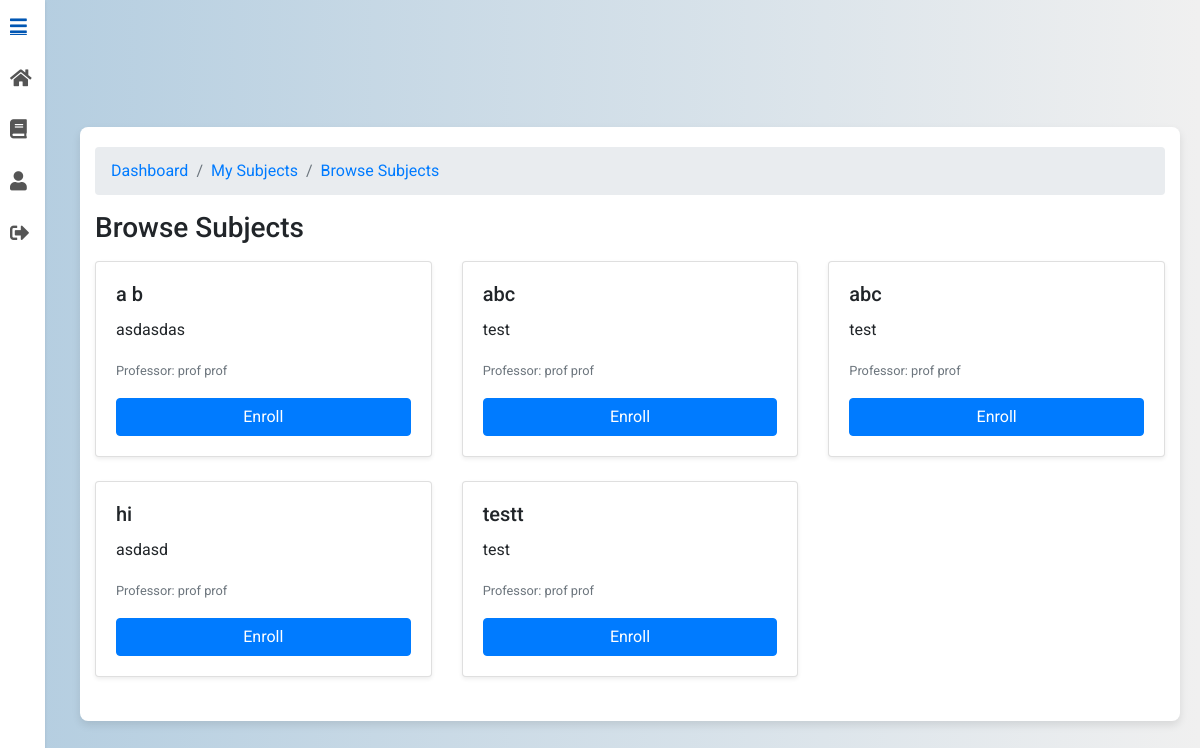
Page /subjects/browse/ (signed in) on the earlier database version.
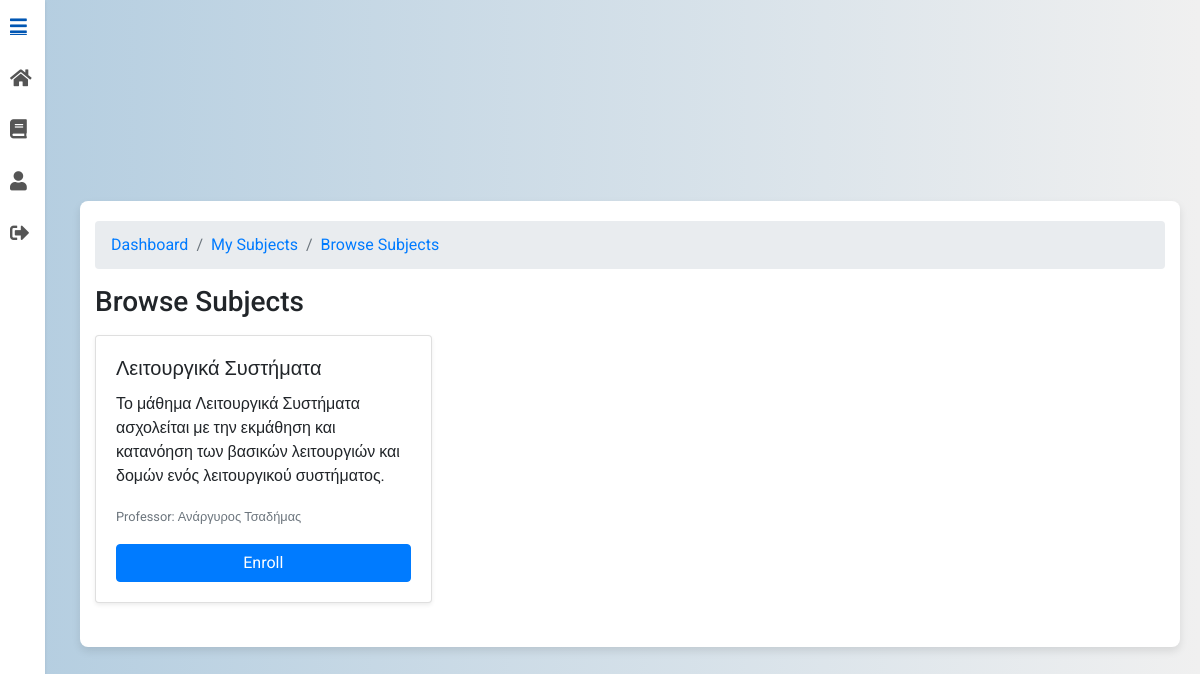
Same page on the later database version.
### subjects/models.py (models this page shows, shortened)
class Subject(models.Model):
    name = models.CharField(max_length=100)
    professor = models.ForeignKey(
        CustomUser,
        limit_choices_to={"role": "professor"},
        on_delete=models.CASCADE,
        editable=False,
    )
    description = models.TextField(blank=True)
    class Meta:
        ordering = ["name"]

### users/models.py (models this page shows, shortened)
class CustomUser(AbstractUser):
    ROLE_CHOICES = [
        ('student', 'Student'),
        ('professor', 'Professor')
    ]
    role = models.CharField(max_length=10, choices=ROLE_CHOICES)
    institution = models.ForeignKey('Institution', on_delete=models.SET_NULL, null=True, blank=True)

### subjects/views.py (the view)
# urls.py: path("browse/", browse_subjects, name="browse_subjects"),
@login_required
def browse_subjects(request):
    user = request.user
    institution = getattr(user, "institution", None)
    qs = Subject.objects.select_related("professor").order_by("name")
    if institution:
        qs = qs.filter(professor__institution=institution)
    qs = qs.exclude(enrollments__user=user)
    if getattr(user, "role", None) == "professor":
        qs = qs.exclude(professor=user)
    breadcrumbs = [
        ("Dashboard", reverse_lazy("users:dashboard")),
        ("My Subjects", reverse_lazy("subjects:my_subjects")),
        ("Browse Subjects", ""),
    ]
    return render(request, "browse_subjects.html", {
        "subjects": qs,
        "breadcrumbs": breadcrumbs,
    })

### subjects/templates/browse_subjects.html (shortened to what this page needs)
{% extends 'base.html' %}
{% load static %}
{% load view_breadcrumbs %}
{% block content %}
<div class="container mt-5">
  <nav aria-label="breadcrumb">
    <ol class="breadcrumb">
      {% for name, url in breadcrumbs %}
        <li class="breadcrumb-item"><a href="{{ url }}">{{ name }}</a></li>
      {% endfor %}
    </ol>
  </nav>
  <h3 class="mb-3">Browse Subjects</h3>
  <div class="row">
    {% for subject in subjects %}
      <div class="col-md-4">
        <div class="card mb-4 shadow-sm">
          <div class="card-body">
            <h5 class="card-title">{{ subject.name }}</h5>
            <p class="card-text">{{ subject.description|default:"No description."|truncatewords:25 }}</p>
            <p class="card-text">
              <small class="text-muted">
                Professor:
                {% if subject.professor.first_name and subject.professor.last_name %}
                  {{ subject.professor.first_name }} {{ subject.professor.last_name }}
                {% else %}
                  {{ subject.professor.email }}
                {% endif %}
              </small>
            </p>
            <form method="post" action="{% url 'subjects:enroll_subject' subject.pk %}">
              <button class="btn btn-primary btn-block">Enroll</button>
            </form>
          </div>
        </div>
      </div>
    {% empty %}
      <div class="col-12"><p class="text-muted">No subjects to show.</p></div>
    {% endfor %}
  </div>
</div>
{% endblock %}

### subjects/templates/base.html (shortened to what this page needs)
<!DOCTYPE html>
<html lang="en">
<head>
    {% load static %}
    <link rel="stylesheet" href="{% static 'css/styles.css' %}">
    <link rel="stylesheet" href="https://cdnjs.cloudflare.com/ajax/libs/font-awesome/5.15.3/css/all.min.css">
    <link rel="stylesheet" href="https://stackpath.bootstrapcdn.com/bootstrap/4.5.2/css/bootstrap.min.css">
</head>
<body>
    <div class="side-menu" id="side-menu">
        <a href="javascript:void(0);" class="menu-item" onclick="toggleMenu()">
            <i class="fas fa-bars"></i>
        </a>
        <a href="{% url 'users:dashboard' %}" class="menu-item">
            <i class="fas fa-home"></i>
        </a>
        <a href="{% url 'subjects:my_subjects' %}" class="menu-item">
            <i class="fas fa-book"></i>
        </a>
        <a href="{% url 'users:profile' %}" class="menu-item">
            <i class="fas fa-user"></i>
        </a>
        <a href="{% url 'users:logout' %}" class="menu-item">
            <i class="fas fa-sign-out-alt"></i>
        </a>
    </div>
    <div class="main-content">
        {% block content %}
        {% endblock %}
    </div>
</body>
</html>

### static/css/styles.css (style rules this page uses)
body { font-family: 'Roboto', sans-serif; background: linear-gradient(to right, #b3cde0, #f0f0f0); margin: 0; padding: 0; display: flex; justify-content: center; align-items: center; min-height: 100vh; }
.container { background-color: #ffffff; padding: 20px; border-radius: 8px; box-shadow: 0 4px 8px rgba(0, 0, 0, 0.1); max-width: 900px; width: 100%; animation: fadeIn 1s ease-in-out; }
.card { transition: transform 0.3s, box-shadow 0.3s; }
form { display: flex; flex-direction: column; }
button { padding: 10px; background-color: #66afe9; color: #ffffff; border: none; border-radius: 4px; cursor: pointer; transition: background-color 0.3s; }

### subjects/templates/base.html (style rules this page uses)
body { background: linear-gradient(to right, #b3cde0, #f0f0f0); margin: 0; padding: 0; font-family: 'Roboto', sans-serif; display: flex; }
.side-menu { position: fixed; top: 0; left: 0; height: 100vh; width: 45px; background-color: #ffffff; box-shadow: 0 1px 3px rgba(0, 0, 0, 0.1); overflow-x: hidden; transition: width 0.3s ease; z-index: 1000; }
.menu-item { display: flex; align-items: center; padding: 15px 10px; transition: background-color 0.3s ease; text-decoration: none; color: #555; font-size: 0.9rem; white-space: nowrap; }
.menu-item i { font-size: 1.2rem; margin-right: 15px; transition: transform 0.3s ease; }
.main-content { margin-left: 60px; padding: 20px; flex: 1; transition: margin-left 0.3s ease; }
.main-content > * { max-width: 100%; }

Differences in the rows shown:
removed Subject: name "a b", description "asdasdas", professor.first_name "prof", professor.last_name "prof"
removed Subject: name "abc", description "test", professor.first_name "prof", professor.last_name "prof"
removed Subject: name "abc", description "test", professor.first_name "prof", professor.last_name "prof"
removed Subject: name "hi", description "asdasd", professor.first_name "prof", professor.last_name "prof"
removed Subject: name "testt", description "test", professor.first_name "prof", professor.last_name "prof"
added Subject: name "Λειτουργικά Συστήματα", description "Το μάθημα Λειτουργικά Συστήματα ασχολείται με την εκμάθηση και κατανόηση των βασικών λειτουργιών και δομών ενός λειτουργικού συστήματος.", professor.first_name "Ανάργυρος", professor.last_name "Τσαδήμας"
